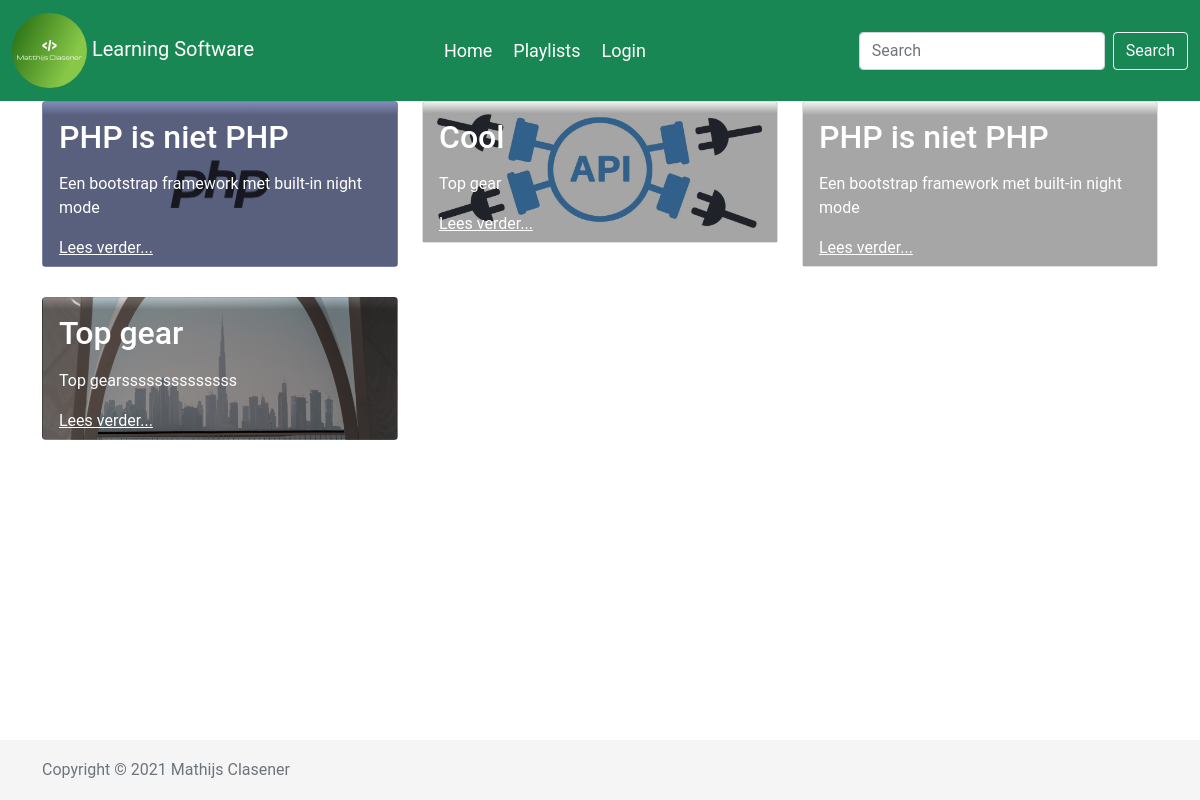
Screenshot of /search.php with the database file from the repository.
### tables this page shows
CREATE TABLE `subject` (
  `id` varchar(64) NOT NULL,
  `titel` varchar(64) NOT NULL,
  `text` longtext NOT NULL,
  `subtext` text NOT NULL,
  `video` varchar(48) NOT NULL,
  `leerlijn` varchar(64) NOT NULL,
  `date` datetime NOT NULL DEFAULT current_timestamp(),
  `uitgelicht` int(1) NOT NULL,
  `image` text NOT NULL
);

### search.php (the view, shortened to what this page needs)
<?php
require("php/database.php");
$sql = "SELECT `id`, `titel`, `image`, `subtext` FROM subject WHERE `titel` LIKE '%". $_POST['search'] ."%';";
$result = $conn->query($sql);
?>
<!DOCTYPE html>
<html lang="en">
<head>
    <?php
    require("components/style.php");
    ?>
</head>
<body>
	<?php require("components/navbar.php"); ?>
	<main id="article">
	<div class="container">
    <div class="row mb-5">
    <?php
                foreach ($result as $item) {
                $image = $item['image'];
                echo "
                <div class='colum col-sm-12 col-md-6 col-lg-4'>
                <article class='card' style='background-image: url(";
                echo $image;
                echo "); '>
                    <div class='card-body'>
                        <h2>".$item['titel']."</h2>
                        <p>".$item['subtext']."</p>
                        <p class='read'><a class='stretched-link' href='playlist.php?id=".$item['id']."'>Lees verder...</a></p>
                    </div>
                </article>
                </div>";
                }
                ?>
            </div>
        </div>
    </main>
    <?php
    require("components/footer.php");
    ?>
</body>
</html>

### components/navbar.php (shortened to what this page needs)
<nav class="navbar navbar-expand-md navbar-fixed-top navbar-light bg-success main-nav">
		<div class="container-fluid">
		<a class="navbar-brand text-white" href="/tutorial/"><img class="img-fluid rounded-circle" width="75" height="auto" src="<?php echo $profilepic; ?>"> Learning Software</a>
			<div class="collapse navbar-collapse" id="navbarNav">
			<ul class="navbar-nav mx-auto">
				<li class="nav-item active">
					<a class="nav-link text-white" href="/tutorial/">Home</a>
				</li>
				<li class="nav-item">
					<a class="nav-link text-white" href="playlists.php">Playlists</a>
				</li>
				<?php if(!isset($_SESSION["loggedin"])) {
				echo "<li class='nav-item'><a class='nav-link text-white' href='admin/'>Login</a></li>";
				}else{
					echo "<li class='nav-item'><a class='nav-link text-white' href='admin/dashboard.php'>Dashboard</a></li>";
				} ?>
			</ul>
		<form method="POST" enctype="multipart/form-data" action="search.php" class="d-flex">
          <input class="form-control me-2" name="search" id="search" type="search" placeholder="Search" aria-label="Search">
          <button class="btn btn-outline-light" type="submit">Search</button>
		  </form>
			</div>
		</div>
	</nav>

### components/footer.php (shortened to what this page needs)
<footer class="footer mt-5">
	<div class="container">
		<span class="text-muted"><mm id="copy"></mm><?php echo $open?></span>
	</div>
</footer>

### css/custom.css (style rules this page uses)
html { position: relative; min-height: 100%; }
* { font-family: 'Roboto', sans-serif; }
nav { font-size: large; }
nav ul li { padding-left: 5px; }
#article .card .card-body { color: white; background: linear-gradient(180deg,rgba(0,0,0,.05),rgba(0,0,0,.35) 8%); }
.read { margin-bottom: -10px; }
.colum { margin-bottom: 30px; }
.card-body a { color: white; }
article { background-size: cover; background-position: center; }
.footer { position: absolute; width: 100%; bottom: 0; height: 60px; line-height: 60px; background-color: #f5f5f5; }

### rows the page displays
subject: image (picture), titel "PHP is niet PHP", subtext "Een bootstrap framework met built-in night mode"
subject: image (picture), titel "Cool", subtext "Top gear"
subject: titel "PHP is niet PHP", subtext "Een bootstrap framework met built-in night mode"
subject: image (picture), titel "Top gear", subtext "Top gearssssssssssssss"

### other values shown
$open "Mathijs Clasener"
